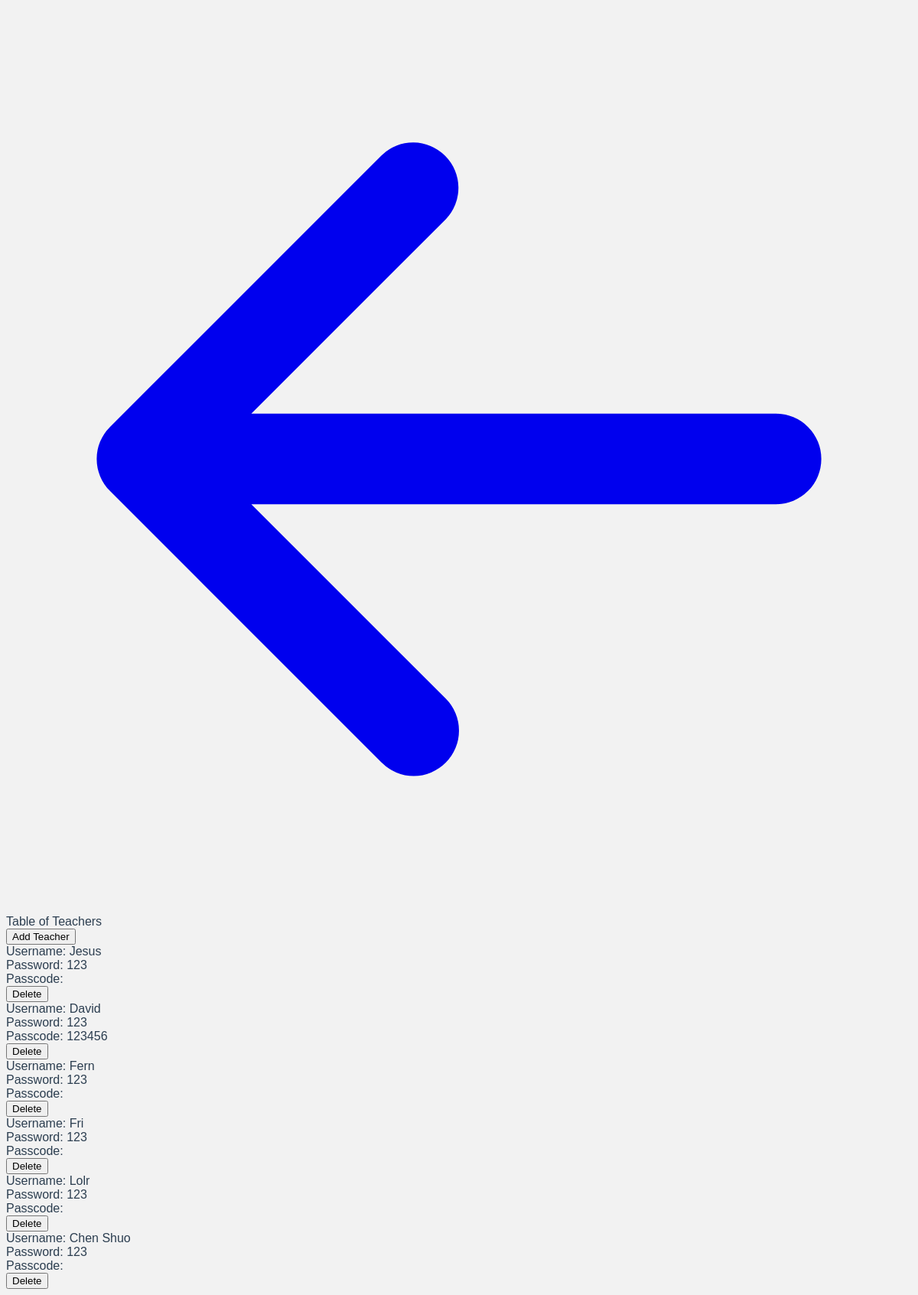
The app's page /tableteacher (signed in) with its own data.
### app/main.py (models this page shows)
class TrAcc(db.Model):
    __tablename__ = 'tr_acc'
    id = db.Column(db.Integer, primary_key=True)
    name = db.Column(db.String(200), default = '-')
    pword = db.Column(db.String(200), default = '-')
    passcode = db.Column(db.String(6), default = '')
    promo_state = db.Column(db.Integer,default = '-')
    assigned_students = db.relationship('StdAcc', backref="assigned_teacher")

### app/main.py (the view)
@app.route('/tableteacher', methods = ["POST", 'GET'])
def tableTeacher():
    if ("admin" in session):
        listOfTeachers = db.session.query(TrAcc).all()
        return render_template('tableteacher.html',Teachers = listOfTeachers)
    else:
        pass

### app/templates/tableteacher.html (shortened to what this page needs)
<!DOCTYPE html>
<html>
<head>
    <link rel="stylesheet" href="https://unpkg.com/@zaydek/duomo@0.7.1/dist/production-full.css">
</head>
<body>
    <nav class="sticky t-0 shadow shadow-lg hstack w-full p-12 bg-white">
        <a href="{{url_for('admin')}}">
            <svg class="w-36 h-36" fill="currentColor" viewBox="0 0 20 20" xmlns="http://www.w3.org/2000/svg"><path fill-rule="evenodd" d="M9.707 16.707a1 1 0 01-1.414 0l-6-6a1 1 0 010-1.414l6-6a1 1 0 011.414 1.414L5.414 9H17a1 1 0 110 2H5.414l4.293 4.293a1 1 0 010 1.414z" clip-rule="evenodd"></path></svg>
        </a>
    </nav>
    <div class="container py-28">
        <div class="vstack screen">
            <div class="text-36">Table of Teachers</div>
            <div class="vstack space-28 mt-28 w-full px-28">
                <form action="/addTeacher" method="POST">
                    <input type="submit" class="w-256 bg-white rounded-3 shadow shadow-md p-28 text-underline " value="Add Teacher" />
                </form>
                <div class="grid grid-cols-1 sm:grid-cols-2 md:grid-cols-2 lg:grid-cols-3 gap-28">
                    {% for Teacher in Teachers %}
                    <form action="/deleteEntry" method="POST">
                        <div class="vstack w-full align-start bg-white rounded-3 shadow shadow-md">
                            <div class="w-full bg-white p-28 ellipsis">Username: {{Teacher.name}}</div>
                            <div class="w-full bg-white p-28 ellipsis">Password: {{Teacher.pword}}</div>
                            <div class="w-full bg-white p-28 ellipsis">Passcode: {% if Teacher.passcode %}{{Teacher.passcode}}{% endif %}</div>
                            <input type="submit" name="todo" class="text-underline color-red-700 bg-transparent p-28 " value="Delete" />
                        </div>
                    </form>
                    {% endfor %}
                </div>
            </div>
        </div>
    </div>
</body>
</html>

### app/templates/tableteacher.html (style rules this page uses)
body { font-family: Avenir, Helvetica, Arial, sans-serif; -webkit-font-smoothing: antialiased; -moz-osx-font-smoothing: grayscale; color: var(--text-color); background-color: var(--bg-color); }
:root { --bg-color: #F2F2F2; --text-color: #2c3e50; --hover-color: #83A9BD; --title-color: #2c3e50; }
.ellipsis { white-space: nowrap; overflow: hidden; text-overflow: ellipsis; }

### records on screen
TrAcc: name "Jesus", pword "123"
TrAcc: name "David", pword "123", passcode "123456"
TrAcc: name "Fern", pword "123"
TrAcc: name "Fri", pword "123"
TrAcc: name "Lolr", pword "123"
TrAcc: name "Chen Shuo", pword "123"
